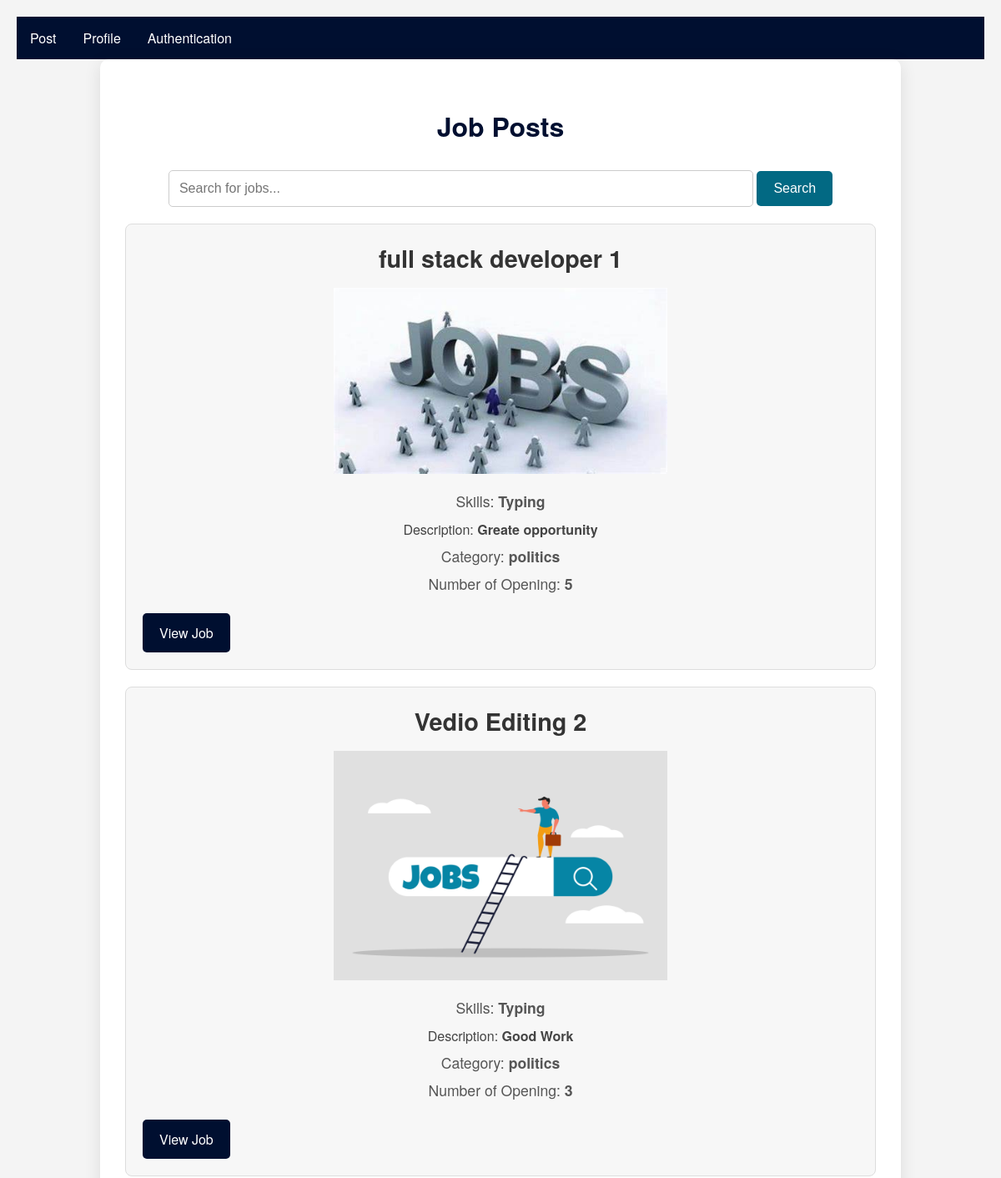
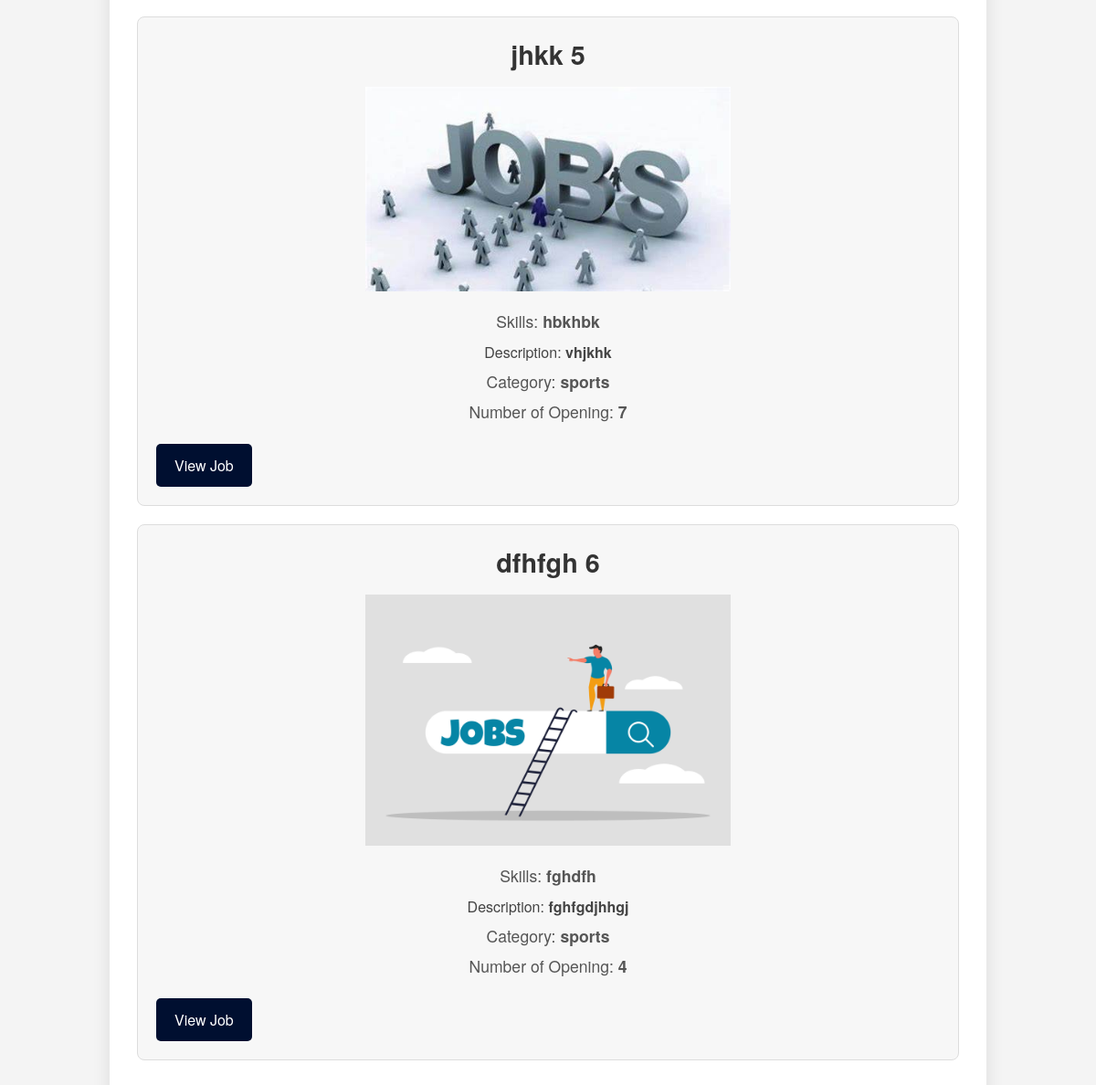
Page /jobfeed/ on the committed database (2 pictures, top to bottom).
### myapp/models.py (models this page shows, shortened)
class JobModel(models.Model):
    JOB_TYPE_CHOICES = [
        ('fulltime', 'Full-time'),
        ('parttime', 'Part-time'),
    ]
    user = models.ForeignKey(Custom_user, on_delete=models.CASCADE)
    job_title = models.CharField(max_length=255, null=True)
    Number_of_opening = models.PositiveIntegerField(null=True)
    Category = models.CharField(choices=JOB_TYPE_CHOICES,max_length=255, null=True)
    Job_Description = models.TextField(max_length=255, null=True)
    Skills = models.CharField(max_length=255, null=True)
    company_logo=models.ImageField(upload_to='Media/Blog_Pic',null=True)

### myproject/views.py (the view)
# urls.py: path('jobfeed/', jobfeed, name='jobfeed'),
def jobfeed(req):
    data=JobModel.objects.all()
    context = {
        'data': data
    }
    return render(req,'jobfeed.html',context)

### template/jobfeed.html (shortened to what this page needs)
{% extends 'base.html' %}
{% block body %}
<!DOCTYPE html>
<html lang="en">
<head>
</head>
<body>
    <div class="container">
        <h2>Job Posts</h2>
        <div class="search-bar">
            <form action="{% url 'searchJob' %}" method="GET">
                <input type="text" name="query" placeholder="Search for jobs..." required>
                <button type="submit">Search</button>
            </form>
        </div>
        {% for i in data %}
        <div class="job-post">
            <h2 class="job-title">{{ i.job_title }} {{i.id}}</h2>
            <div class="logo">
                <img src="/{{ i.company_logo }}" alt="Logo">
            </div>
            <div class="company">Skills: <strong>{{ i.Skills }}</strong></div>
            <div class="description">Description: <strong>{{ i.Job_Description }}</strong></div>
            <div class="salary">Category: <strong>{{ i.Category }}</strong></div>
            <div class="application-deadline">Number of Opening: <strong>{{ i.Number_of_opening }}</strong></div>
            <a href="{% url 'mainprofile' i.id %}" class="apply-button">View Job</a>
        </div>
        {% endfor %}
    </div>
</body>
</html>
{% endblock body %}

### template/base.html (style rules this page uses)
body { background-color:white; }

### template/jobfeed.html (style rules this page uses)
body { font-family: 'Helvetica Neue', Arial, sans-serif; background-color: #f4f4f4; margin: 0; padding: 20px; }
.container { max-width: 900px; margin: auto; background: #ffffff; padding: 30px; border-radius: 10px; box-shadow: 0 4px 20px rgba(0, 0, 0, 0.1); }
h2 { text-align: center; color: #000f30; margin-bottom: 30px; font-size: 2em; }
.search-bar { margin-bottom: 20px; text-align: center; }
.search-bar input[type="text"] { padding: 12px; width: 75%; border: 1px solid #ccc; border-radius: 5px; font-size: 1em; }
.search-bar button { padding: 12px 20px; background-color: #026983; color: white; border: none; border-radius: 5px; cursor: pointer; font-size: 1em; transition: background-color 0.3s, color 0.3s; }
.job-post { border: 1px solid #ddd; padding: 20px; margin-bottom: 20px; border-radius: 8px; background-color: #f7f7f7; transition: box-shadow 0.3s; }
.job-title { font-size: 1.8em; color: #333; margin: 0; text-align: center; }
.logo { text-align: center; margin: 15px 0; }
.logo img { max-height: 400px; max-width: 400px; }
.company, .location, .salary, .posted-date, .application-deadline, .user { color: #555; margin: 8px 0; font-size: 1.1em; text-align: center; }
.description { margin-top: 10px; color: #444; font-size: 1em; text-align: center; }
.apply-button { display: inline-block; margin-top: 15px; padding: 12px 20px; background-color: #000f30; color: white; text-decoration: none; border-radius: 5px; transition: background-color 0.3s, color 0.3s; font-size: 1em; text-align: center; }

### rows in the picture
JobModel: job_title "full stack developer", id "1", company_logo (picture), Skills "Typing", Job_Description "Greate opportunity", Category "politics", Number_of_opening "5"
JobModel: job_title "Vedio Editing", id "2", company_logo (picture), Skills "Typing", Job_Description "Good Work", Category "politics", Number_of_opening "3"
JobModel: job_title "jhkk", id "5", company_logo (picture), Skills "hbkhbk", Job_Description "vhjkhk", Category "sports", Number_of_opening "7"
JobModel: job_title "dfhfgh", id "6", company_logo (picture), Skills "fghdfh", Job_Description "fghfgdjhhgj", Category "sports", Number_of_opening "4"
